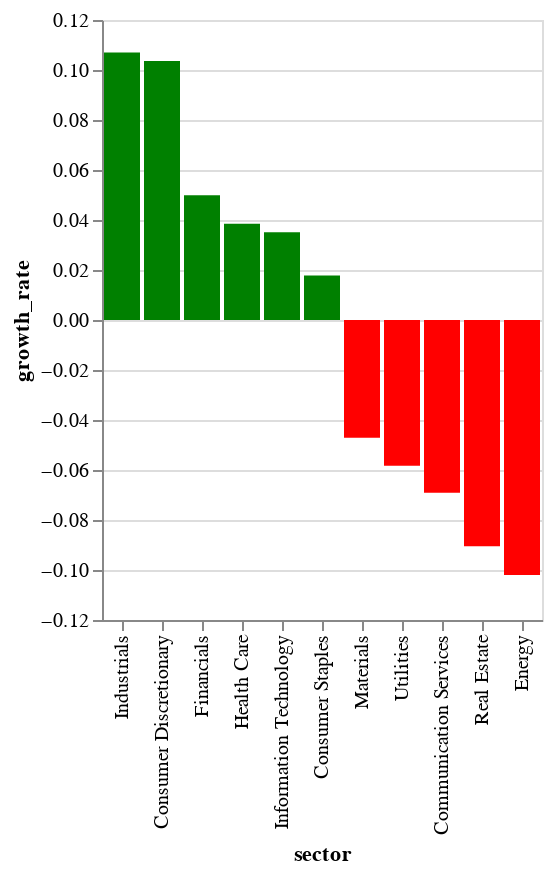

The code cell stored with this chart in its notebook:
### Code cell
bar_chart(180)

### Figure 1 — Vega-Lite specification as saved in the notebook (floating-point values rounded to 4 significant figures)
{"config": {"view": {"continuousWidth": 400, "continuousHeight": 300}}, "data": {"name": "data-51cdfbbb7ab707e6c5c69e0568626517"}, "mark": "bar", "encoding": {"color": {"condition": {"value": "green", "test": "(datum.growth_rate > 0)"}, "value": "red"}, "x": {"field": "sector", "sort": "-y", "type": "nominal"}, "y": {"field": "growth_rate", "type": "quantitative"}}, "$schema": "https://vega.github.io/schema/vega-lite/v4.17.0.json", "datasets": {"data-51cdfbbb7ab707e6c5c69e0568626517": [{"sector": "Industrials", "growth_rate": 0.107}, {"sector": "Health Care", "growth_rate": 0.03847}, {"sector": "Information Technology", "growth_rate": 0.03505}, {"sector": "Communication Services", "growth_rate": -0.06911}, {"sector": "Consumer Staples", "growth_rate": 0.01784}, {"sector": "Consumer Discretionary", "growth_rate": 0.1036}, {"sector": "Utilities", "growth_rate": -0.0583}, {"sector": "Financials", "growth_rate": 0.0499}, {"sector": "Materials", "growth_rate": -0.04712}, {"sector": "Real Estate", "growth_rate": -0.09054}, {"sector": "Energy", "growth_rate": -0.102}]}}
